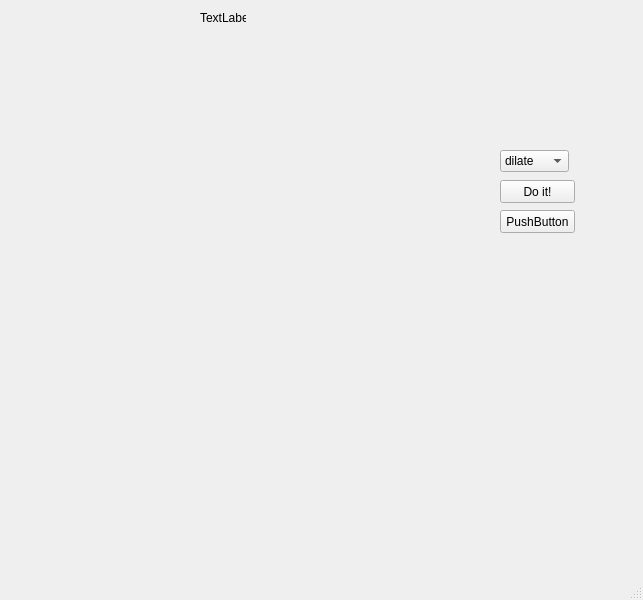
<ui version="4.0" >
 <class>MainWindow</class>
 <widget class="QMainWindow" name="MainWindow" >
  <property name="geometry" >
   <rect>
    <x>0</x>
    <y>0</y>
    <width>643</width>
    <height>600</height>
   </rect>
  </property>
  <property name="windowTitle" >
   <string>MainWindow</string>
  </property>
  <widget class="QWidget" name="centralwidget" >
   <widget class="QPushButton" name="pushButton" >
    <property name="geometry" >
     <rect>
      <x>500</x>
      <y>180</y>
      <width>75</width>
      <height>23</height>
     </rect>
    </property>
    <property name="text" >
     <string>Do it!</string>
    </property>
   </widget>
   <widget class="QLabel" name="label" >
    <property name="geometry" >
     <rect>
      <x>200</x>
      <y>10</y>
      <width>46</width>
      <height>16</height>
     </rect>
    </property>
    <property name="text" >
     <string>TextLabel</string>
    </property>
   </widget>
   <widget class="QComboBox" name="comboBox" >
    <property name="geometry" >
     <rect>
      <x>500</x>
      <y>150</y>
      <width>69</width>
      <height>22</height>
     </rect>
    </property>
    <item>
     <property name="text" >
      <string>dilate</string>
     </property>
    </item>
    <item>
     <property name="text" >
      <string>edore</string>
     </property>
    </item>
    <item>
     <property name="text" >
      <string>gray</string>
     </property>
    </item>
    <item>
     <property name="text" >
      <string>original</string>
     </property>
    </item>
   </widget>
   <widget class="QPushButton" name="pushButton_2" >
    <property name="geometry" >
     <rect>
      <x>500</x>
      <y>210</y>
      <width>75</width>
      <height>23</height>
     </rect>
    </property>
    <property name="text" >
     <string>PushButton</string>
    </property>
   </widget>
   <widget class="QLabel" name="label_2" >
    <property name="geometry" >
     <rect>
      <x>70</x>
      <y>70</y>
      <width>381</width>
      <height>471</height>
     </rect>
    </property>
    <property name="text" >
     <string/>
    </property>
   </widget>
  </widget>
  <widget class="QMenuBar" name="menubar" >
   <property name="geometry" >
    <rect>
     <x>0</x>
     <y>0</y>
     <width>643</width>
     <height>21</height>
    </rect>
   </property>
  </widget>
  <widget class="QStatusBar" name="statusbar" />
 </widget>
 <resources/>
 <connections/>
</ui>
